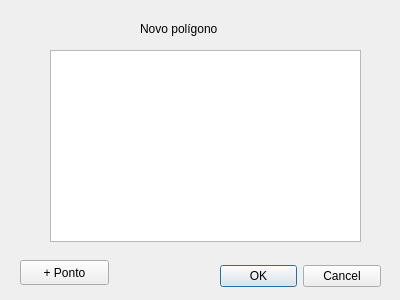
<?xml version="1.0" encoding="UTF-8"?>
<ui version="4.0">
 <class>Dialog</class>
 <widget class="QDialog" name="Dialog">
  <property name="geometry">
   <rect>
    <x>0</x>
    <y>0</y>
    <width>400</width>
    <height>300</height>
   </rect>
  </property>
  <property name="windowTitle">
   <string>Dialog</string>
  </property>
  <widget class="QDialogButtonBox" name="buttonBox">
   <property name="geometry">
    <rect>
     <x>220</x>
     <y>260</y>
     <width>161</width>
     <height>32</height>
    </rect>
   </property>
   <property name="orientation">
    <enum>Qt::Horizontal</enum>
   </property>
   <property name="standardButtons">
    <set>QDialogButtonBox::Cancel|QDialogButtonBox::Ok</set>
   </property>
  </widget>
  <widget class="QLabel" name="label">
   <property name="geometry">
    <rect>
     <x>140</x>
     <y>20</y>
     <width>131</width>
     <height>17</height>
    </rect>
   </property>
   <property name="text">
    <string>Novo polígono</string>
   </property>
  </widget>
  <widget class="QListWidget" name="listaPontos">
   <property name="geometry">
    <rect>
     <x>50</x>
     <y>50</y>
     <width>311</width>
     <height>192</height>
    </rect>
   </property>
  </widget>
  <widget class="QPushButton" name="novoPonto">
   <property name="geometry">
    <rect>
     <x>20</x>
     <y>260</y>
     <width>89</width>
     <height>25</height>
    </rect>
   </property>
   <property name="text">
    <string>+ Ponto</string>
   </property>
  </widget>
 </widget>
 <resources/>
 <connections>
  <connection>
   <sender>buttonBox</sender>
   <signal>accepted()</signal>
   <receiver>Dialog</receiver>
   <slot>accept()</slot>
   <hints>
    <hint type="sourcelabel">
     <x>248</x>
     <y>254</y>
    </hint>
    <hint type="destinationlabel">
     <x>157</x>
     <y>274</y>
    </hint>
   </hints>
  </connection>
  <connection>
   <sender>buttonBox</sender>
   <signal>rejected()</signal>
   <receiver>Dialog</receiver>
   <slot>reject()</slot>
   <hints>
    <hint type="sourcelabel">
     <x>316</x>
     <y>260</y>
    </hint>
    <hint type="destinationlabel">
     <x>286</x>
     <y>274</y>
    </hint>
   </hints>
  </connection>
 </connections>
</ui>
